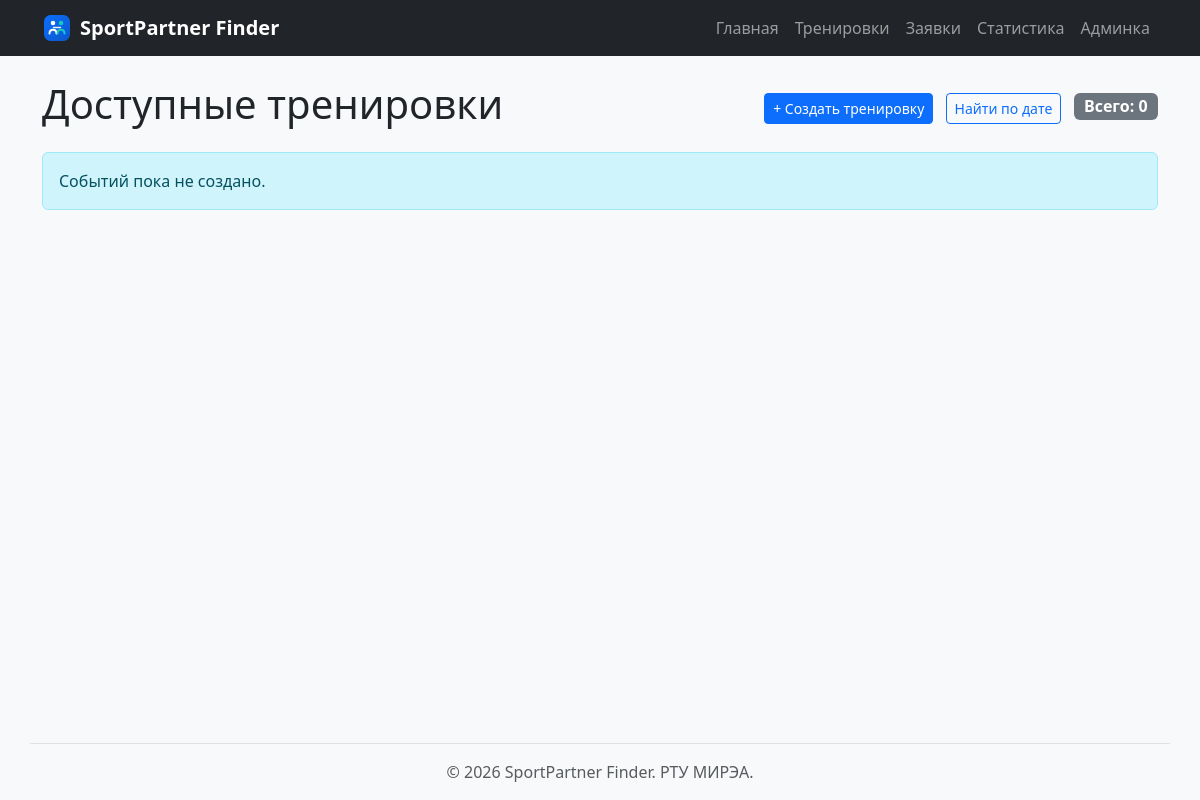
Page /events/ on the earlier database version.
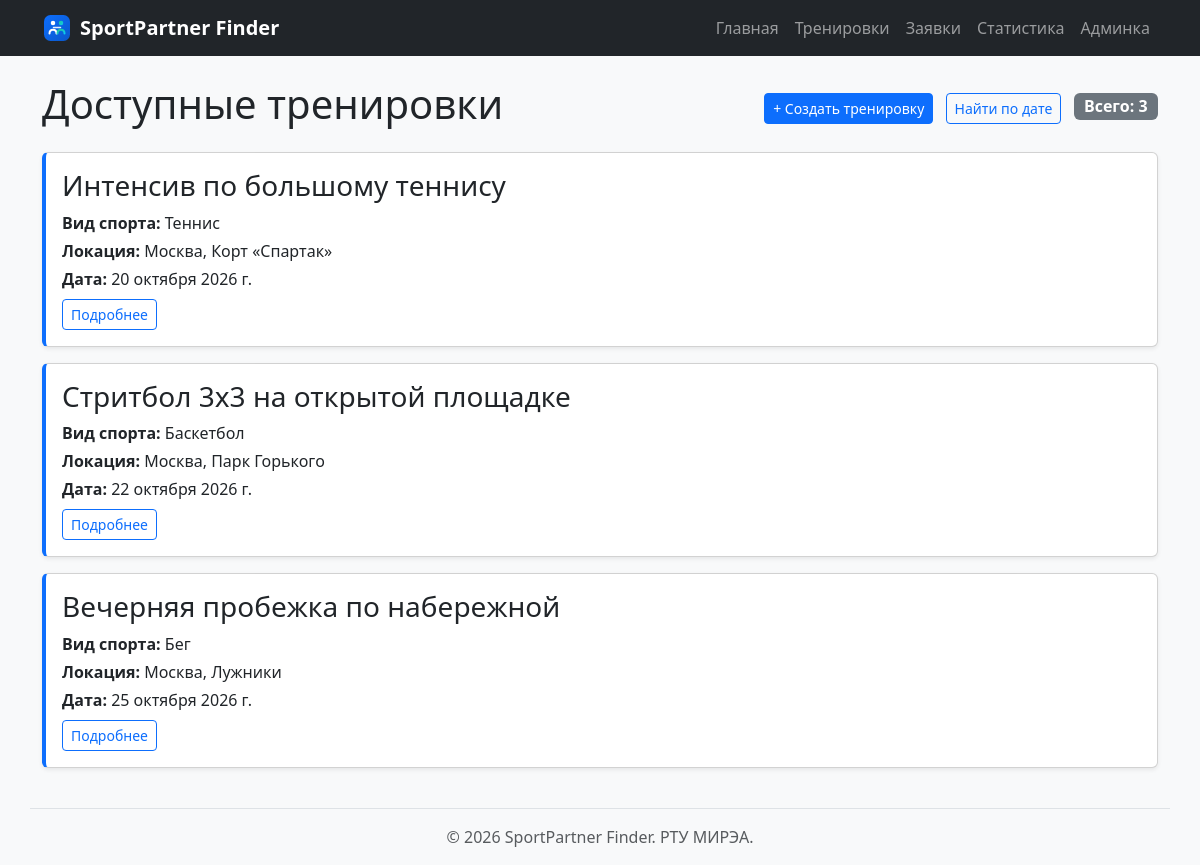
Same page on the later database version.
### events/models.py (models this page shows, shortened)
class Event(models.Model):
    title = models.CharField(
        max_length=200,
        verbose_name="Название тренировки",
    )
    sport = models.ForeignKey(
        Sport,
        on_delete=models.PROTECT,
        related_name="events",
        verbose_name="Вид спорта",
    )
    city = models.CharField(
        max_length=100,
        verbose_name="Город",
    )
    location = models.CharField(
        max_length=200,
        verbose_name="Локация",
    )
    date = models.DateField(
        verbose_name="Дата проведения",
    )
    min_level = models.PositiveIntegerField(
        default=1,
        verbose_name="Минимальный уровень",
    )
    max_level = models.PositiveIntegerField(
        default=5,
        verbose_name="Максимальный уровень",
    )
    capacity = models.PositiveIntegerField(
        default=2,
        verbose_name="Вместимость (мест)",
        help_text="Укажите максимальное количество участников тренировки.",
    )
    image = models.ImageField(
        upload_to="events/",
        blank=True,
        null=True,
        verbose_name="Фото локации",
    )
    objects = EventManager()
    class Meta:
        ordering = ["date", "pk"]
        verbose_name = "Тренировка"
        verbose_name_plural = "Тренировки"

### events/views.py (the view)
# urls.py: path("", views.events_list, name="list"),
def events_list(request):
    search_query = request.GET.get("q", "").strip()
    sport_id = request.GET.get("sport", "").strip()
    sort_by = request.GET.get("sort", "date")
    events_qs = Event.objects.select_related("sport").annotate(
        sport_name=F("sport__name")
    )
    if search_query:
        events_qs = events_qs.filter(
            Q(title__icontains=search_query) | Q(city__icontains=search_query)
        )
    if sport_id.isdigit():
        events_qs = events_qs.filter(sport_id=int(sport_id))
    allowed_sort = {
        "date": "date",
        "title": "title",
        "capacity": "-capacity",
    }
    sort_field = allowed_sort.get(sort_by, "date")
    events_qs = events_qs.order_by(sort_field, "id")
    context = {
        "events": events_qs,
        "sports": Sport.objects.order_by("name"),
        "search_query": search_query,
        "selected_sport": sport_id,
        "sort_by": sort_by,
    }
    return render(request, "events/event_list.html", context)

### events/templates/events/event_list.html (shortened to what this page needs)
{% extends "base.html" %}
{% block content %}
<div class="d-flex justify-content-between align-items-center mb-3">
    <h1>Доступные тренировки</h1>
    <div>
        <a href="{% url 'events:create' %}" class="btn btn-primary btn-sm me-2">+ Создать тренировку</a>
        <a href="{% url 'events:available' %}" class="btn btn-outline-primary btn-sm me-2">Найти по дате</a>
        <span class="badge bg-secondary fs-6">Всего: {{ events|length }}</span>
    </div>
</div>
{% for event in events %}
    {% include "events/includes/event_card.html" %}
{% empty %}
    <div class="alert alert-info">Событий пока не создано.</div>
{% endfor %}
{% endblock %}

### events/templates/events/includes/event_card.html
<article class="card event-card mb-3 shadow-sm">
    <div class="card-body">
        <h3 class="card-title">{{ event.title|default:"Без названия" }}</h3>
        <p class="card-text mb-1"><strong>Вид спорта:</strong> {{ event.sport_name }}</p>
        <p class="card-text mb-1"><strong>Локация:</strong> {{ event.city }}, {{ event.location }}</p>
        <p class="card-text mb-2"><strong>Дата:</strong> {{ event.date }}</p>
        <a href="{% url 'events:detail' event.id %}" class="btn btn-sm btn-outline-primary">Подробнее</a>
    </div>
</article>

Differences in the rows shown:
added Event: title "Интенсив по большому теннису", sport_name "Теннис", city "Москва", location "Корт «Спартак»", date "20 октября 2026 г."
added Event: title "Стритбол 3х3 на открытой площадке", sport_name "Баскетбол", city "Москва", location "Парк Горького", date "22 октября 2026 г."
added Event: title "Вечерняя пробежка по набережной", sport_name "Бег", city "Москва", location "Лужники", date "25 октября 2026 г."
Other differences:
{{ events|length }}: "0" → "3"
text no longer shown: "Событий пока не создано."
